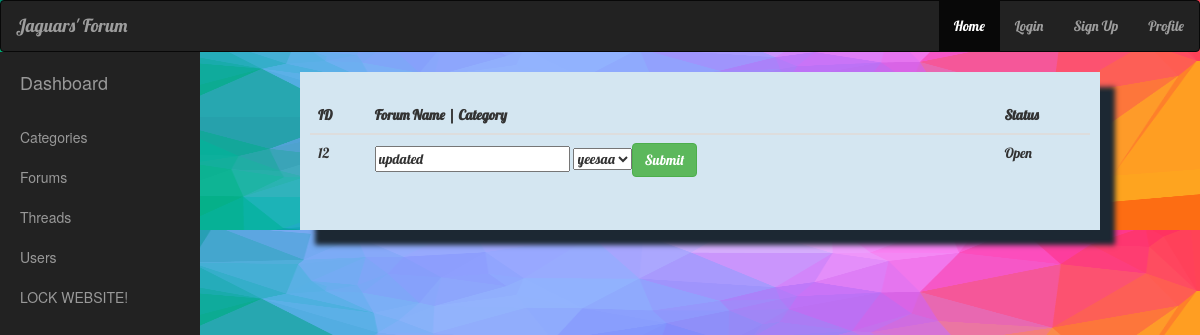
The page /admin/edit_forum.php?edit_id=12 on the database its author committed.
### tables this page shows
CREATE TABLE `forum` (
  `id` int(11) NOT NULL,
  `name` varchar(20) NOT NULL,
  `locked` int(11) NOT NULL DEFAULT '0',
  `category_id` int(11) NOT NULL,
  `created_at` timestamp NOT NULL DEFAULT CURRENT_TIMESTAMP,
  `last_update` timestamp NULL DEFAULT NULL ON UPDATE CURRENT_TIMESTAMP
);

CREATE TABLE `category` (
  `id` int(11) NOT NULL,
  `name` varchar(20) NOT NULL,
  `created_at` timestamp NOT NULL DEFAULT CURRENT_TIMESTAMP,
  `last_update` timestamp NULL DEFAULT NULL ON UPDATE CURRENT_TIMESTAMP
);

### model/DBHandelle.php (called while the page is built, shortened)
<?php
class DBHandeller {
    public  $db ;
    public $table;
    function __construct(){
            $this->dsn = 'mysql:host='.HOST.';dbname='.DB_NAME;
            $this->db = new PDO($this->dsn,DB_USERNAME,DB_PASSWORD);
            $this->db->setAttribute(PDO::ATTR_ERRMODE, PDO::ERRMODE_EXCEPTION);
    }
    function getOneRow($field,$id){
        $query1 = "SELECT * FROM  $this->table where $field=:id";
        $prep1 = $this->db->prepare($query1);
        $prep1->execute([':id'=>$id]);
        $post = $prep1->fetch(PDO::FETCH_ASSOC);
        return $post;
    }
}

### model/DBManager.php (called while the page is built, shortened)
<?php
class DBManager{
	public 	$db ;
	function __construct(){
		$this->dsn = 'mysql:host='.HOST.';dbname='.DB_NAME;
		$this->db = new PDO($this->dsn,DB_USERNAME,DB_PASSWORD);
		$this->db->setAttribute(PDO::ATTR_ERRMODE, PDO::ERRMODE_EXCEPTION);
	}
	function getAll($table){
		$statement = $this->db->prepare("SELECT * FROM ".$table." ORDER BY created_at desc") ;
		$result = $statement->execute();
		if($result){
			$output = array() ;
			while($element = $statement->fetch(PDO::FETCH_ASSOC)){
				$output[] = $element;
			}
			return $output;
		}else{
			return false ;
		}
	}
}
$db = new DBManager() ;
?>

### admin/edit_forum.php (the view, shortened to what this page needs)
<?php
require_once '../init.php';
if(isset($_GET['edit_id'])){
$forumID = $_GET['edit_id'] ;
$forumHandler = new ForumHandeller($forumID);
$forum = $forumHandler->getOneRow('id',$forumID);
}
$categories = $db->getAll("category");
?>
<!DOCTYPE html>
<html>
<head>
	<link rel="stylesheet" type="text/css" href="../assets/css/bootstrap.min.css">
	<link rel="stylesheet" type="text/css" href="../assets/css/style.css">
	<link rel="stylesheet" type="text/css" href="admin.css">
</head>
<body class='back'>
<?php include('../header.php') ; ?>
<?php include('sidebar.php') ; ?>
	<div class="col-xs-8 cont" style="padding:25px;">
		<div class="row">
			<table class="table">
				<thead>
					<tr>
						<th>ID</th>
						<th>Forum Name | Category</th>
						<th>Status</th>
					</tr>
				</thead>
				<tbody>
					<?php
						if(isset($forum)){
							echo "<tr>";
							echo "<td>".$forum['id']."</td>";
							echo "<td>";
							echo "<form method='post' action='edit_forum.php'> " ;
							echo	"<input type='text' value='".$forum['name']."' name='forum_name' > ";
							echo "	<select name='category_id'>  " ;
							foreach ($categories as $category) {
								echo "<option value='".$category['id']."' ";
								if($category['id'] == $forum['category_id'])
									echo "selected" ;
								echo " >".$category['name']."</option>" ;
							}
							echo "</select>";
							echo	"<input type='submit' value='Submit' class='btn btn-success' > ";
							echo	"</form>";
							echo "</td>";
							echo "<td>";
							echo $forum['locked']==0 ? "Open" : "Locked" ;
							echo "</td>" ;
							echo "</tr>";
						}
					?>
				</tbody>
			</table>
		</div>
	</div>
</body>
</html>

### assets/css/style.css (style rules this page uses)
.cont { background: #D4E6F1; box-shadow: 15px 15px 5px #1C2833; font-family: 'Lobster'; font-size: 22; padding-bottom: 5%; }
.back { background-image: url('../img/d.png'); background-size: 100% 100%; }

### admin/admin.css (style rules this page uses)
form { display:inline; }

### rows shown on the page
forum: id "12", forum_name "updated", category_id "yeesaa"
